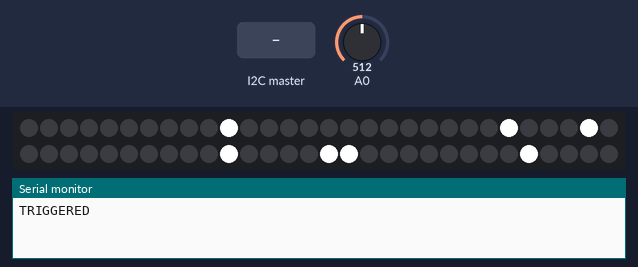
Bench run of a sketch on a simulated ATtiny85, built with avr-gcc and run on an emulated ATtiny85. Shown: 60 RGB LEDs in strip order, left to right, continuing on the next row, the last lines printed to the serial monitor. The test bench sets the inputs (shaded band); at power-on: A0 = 512. Random numbers use the default seed unless the sketch sets one.

Above: at 0.08 s.
1.3 s: A0 set to 716
At 2.1 s:
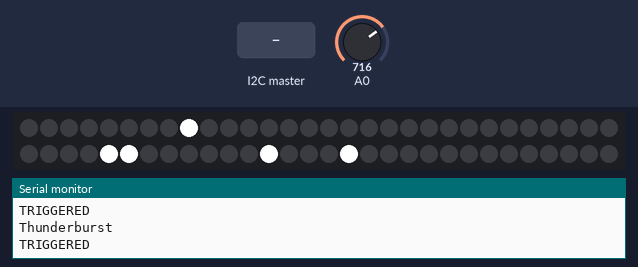
3.1 s: A0 set to 900
At 4.44 s:
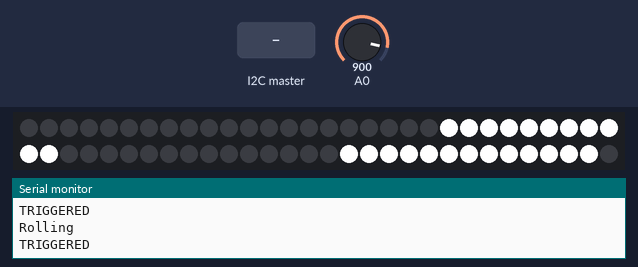
5.8 s: the I2C master sends the byte 1
7.3 s: the I2C master sends the byte 90
8.8 s: A0 set to 1023
At 9.9 s:
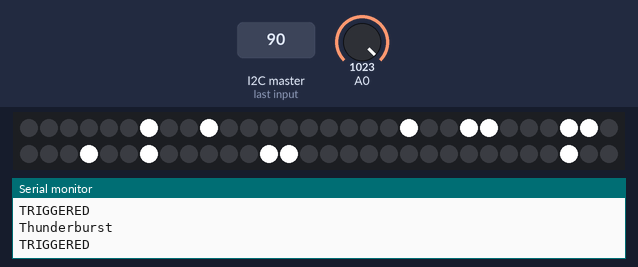
10.3 s: A0 set to 511
Timing chart, 0 to 12.8 s (numbered marks = the images above; inputs shaded):
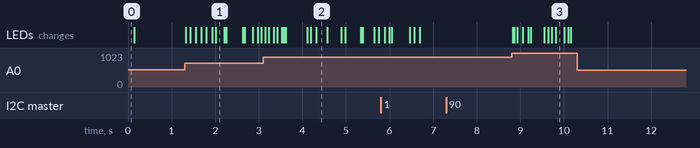

The sketch:

cloud.ino
```cpp
/*
Lighting Cloud Control Program
Isabella Kuhl
Boston University Lutron Project
2/10/20
*/

#include <Wire.h>
#include "FastLED.h"

// How many leds in your strip?
#define NUM_LEDS 60
#define DATA_PIN 6


// Mode enumeration - if you want to add additional party or colour modes, add them here; you'll need to map some IR codes to them later;
// and add the modes into the main switch loop
enum Mode { CLOUD,ACID,OFF,ON,RED,GREEN,BLUE,FADE};
Mode mode = CLOUD;
Mode lastMode = CLOUD;

// Mic settings, shouldn't need to adjust these.
#define MIC_PIN   0  // Microphone is attached to this analog pin
#define DC_OFFSET  0  // DC offset in mic signal - if unusure, leave 0
#define NOISE     10  // Noise/hum/interference in mic signal
#define SAMPLES   10  // Length of buffer for dynamic level adjustment
byte
  volCount  = 0;      // Frame counter for storing past volume data
int
  vol[SAMPLES];       // Collection of prior volume samples
int      n, total = 30;
float average = 0;

// used to make basic mood lamp colour fading feature
int fade_h;
int fade_direction = 1;


// Define the array of leds
CRGB leds[NUM_LEDS];

void setup() {
  // this line sets the LED strip type - refer fastLED documeantion for more details https://github.com/FastLED/FastLED
  FastLED.addLeds<WS2812B, DATA_PIN, GRB>(leds, NUM_LEDS);
  // starts the audio samples array at volume 15.
  memset(vol, 15, sizeof(vol));
  Serial.begin(115200);
  Wire.begin(9);                // Start I2C Bus as a Slave (Device Number 9)
  Wire.onReceive(receiveEvent); // register event
}


void receiveEvent(int bytes) {

  // Here, we set the mode based on the IR signal received. Check the debug log when you press a button on your remote, and
  // add the hex code here (you need 0x prior to each command to indicate it's a hex value)
  while(Wire.available())
   {
      unsigned int received = Wire.read();
      Serial.print("Receiving IR hex: ");
      Serial.println(received,HEX);
      lastMode = mode;
      switch(received){
        case 0x3F:
          mode = ON; break;
        case 0xBF:
          mode = OFF; break;
        case 0x2F:
          mode = CLOUD; break;
        case 0xF:
          mode = ACID; break;
        case 0x37:
          mode = FADE; break;
        case 0x9F:
          mode = BLUE; break;
        case 0x5F:
          mode = GREEN; break;
        case 0xDF:
          mode = RED; break;

      }
   }

}

void loop() {

  // Maps mode names to code functions.
  switch(mode){
    case CLOUD: detect_thunder();reset();break;
    case ACID: acid_cloud();reset();break;
    case OFF:reset();break;
    case ON: constant_lightning();reset();break;
    case RED: single_colour(0);break;
    case BLUE: single_colour(160);break;
    case GREEN: single_colour(96);break;
    case FADE: colour_fade();break;
    default: detect_thunder(); reset();break;
  }

}

// Makes all the LEDs a single colour, see https://raw.githubusercontent.com/FastLED/FastLED/gh-pages/images/HSV-rainbow-with-desc.jpg for H values
void single_colour(int H){
  for (int i=0;i<NUM_LEDS;i++){
    leds[i] = CHSV( H, 255, 255);
  }
  //avoid flickr which occurs when FastLED.show() is called - only call if the colour changes
  if(lastMode != mode){
    FastLED.show();
    lastMode = mode;
  }
  delay(50);
}

void colour_fade(){
  //mood mood lamp that cycles through colours
  for (int i=0;i<NUM_LEDS;i++){
    leds[i] = CHSV( fade_h, 255, 255);
  }
  if(fade_h >254){
    fade_direction = -1; //reverse once we get to 254
  }
  else if(fade_h < 0){
    fade_direction = 1;
  }

  fade_h += fade_direction;
  FastLED.show();
  delay(100);
}


void detect_thunder() {

  n   = analogRead(MIC_PIN);                        // Raw reading from mic
  n   = abs(n - 512 - DC_OFFSET); // Center on zero
  n   = (n <= NOISE) ? 0 : (n - NOISE);             // Remove noise/hum
  vol[volCount] = n;                      // Save sample for dynamic leveling
  if(++volCount >= SAMPLES) volCount = 0; // Advance/rollover sample counter

  total = 0;
  for(int i=0; i<SAMPLES; i++) {
    total += vol[i];
  }

  // If you're having trouble getting the cloud to trigger, uncomment this block to output a ton of debug on current averages.
  // Note that this WILL slow down the program and make it less sensitive due to lower sample rate.

  /*
  for(int t=0; t<SAMPLES; t++) {
    //initial data is zero. to avoid initial burst, we ignore zero and just add the current l
    Serial.print("Sample item ");
    Serial.print(t);
    Serial.print(":");
    Serial.println(vol[t]);
  }
  Serial.print("total");
  Serial.println(total);
  Serial.print("divided by sample size of ");
  Serial.println(SAMPLES);


  Serial.print("average:");
  Serial.println(average);
  Serial.print("current:");
  Serial.println(n);
  */

  average = (total/SAMPLES)+2;
  if(n>average){
    Serial.println("TRIGGERED");
    reset();


    //I've programmed 3 types of lightning. Each cycle, we pick a random one.
    switch(random(1,3)){
       //switch(3){

      case 1:
        thunderburst();
        delay(random(10,500));
         Serial.println("Thunderburst");
        break;

      case 2:
        rolling();
        Serial.println("Rolling");
        break;

      case 3:
        crack();
        delay(random(50,250));
        Serial.println("Crack");
        break;


    }
  }
}


// utility function to turn all the lights off.
void reset(){
  for (int i=0;i<NUM_LEDS;i++){
    leds[i] = CHSV( 0, 0, 0);
  }
  FastLED.show();

}

void acid_cloud(){
    // a modification of the rolling lightning which adds random colour. trippy.
    //iterate through every LED
    for(int i=0;i<NUM_LEDS;i++){
      if(random(0,100)>90){
        leds[i] = CHSV( random(0,255), 255, 255);

      }
      else{
        leds[i] = CHSV(0,0,0);
      }
    }
    FastLED.show();
    delay(random(5,100));
    reset();

  //}
}

void rolling(){
  // a simple method where we go through every LED with 1/10 chance
  // of being turned on, up to 10 times, with a random delay wbetween each time
  for(int r=0;r<random(2,10);r++){
    //iterate through every LED
    for(int i=0;i<NUM_LEDS;i++){
      if(random(0,100)>90){
        leds[i] = CHSV( 0, 0, 255);

      }
      else{
        //dont need reset as we're blacking out other LEDs her
        leds[i] = CHSV(0,0,0);
      }
    }
    FastLED.show();
    delay(random(5,100));
    reset();

  }
}

void crack(){
   //turn everything white briefly
   for(int i=0;i<NUM_LEDS;i++) {
      leds[i] = CHSV( 0, 0, 255);
   }
   FastLED.show();
   delay(random(10,100));
   reset();
}

void thunderburst(){

  // this thunder works by lighting two random lengths
  // of the strand from 10-20 pixels.
  int rs1 = random(0,NUM_LEDS/2);
  int rl1 = random(10,20);
  int rs2 = random(rs1+rl1,NUM_LEDS);
  int rl2 = random(10,20);

  //repeat this chosen strands a few times, adds a bit of realism
  for(int r = 0;r<random(3,6);r++){

    for(int i=0;i< rl1; i++){
      leds[i+rs1] = CHSV( 0, 0, 255);
    }

    if(rs2+rl2 < NUM_LEDS){
      for(int i=0;i< rl2; i++){
        leds[i+rs2] = CHSV( 0, 0, 255);
      }
    }

    FastLED.show();
    //stay illuminated for a set time
    delay(random(10,50));

    reset();
    delay(random(10,50));
  }

}

// basically just a debug mode to show off the lightning in all its glory, no sound reactivity.
void constant_lightning(){
  switch(random(1,10)){
   case 1:
        thunderburst();
        delay(random(10,500));
         Serial.println("Thunderburst");
        break;

      case 2:
        rolling();
        Serial.println("Rolling");
        break;

      case 3:
        crack();
        delay(random(50,250));
        Serial.println("Crack");
        break;


  }
}
```

Measured:
- after the input at 1.3 s, the LEDs: first change at once (image 1 shows a later state)
- after the input at 8.8 s, the LEDs: first change at once (image 3 shows a later state)
